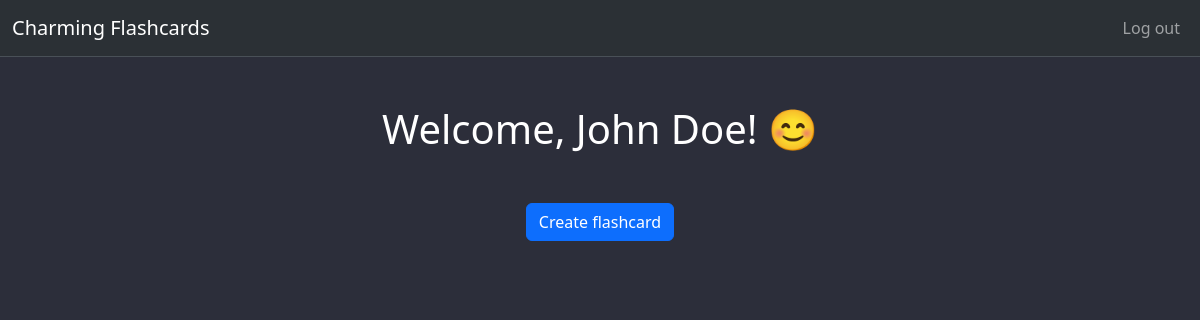
Page /sets (signed in) on the earlier database version.
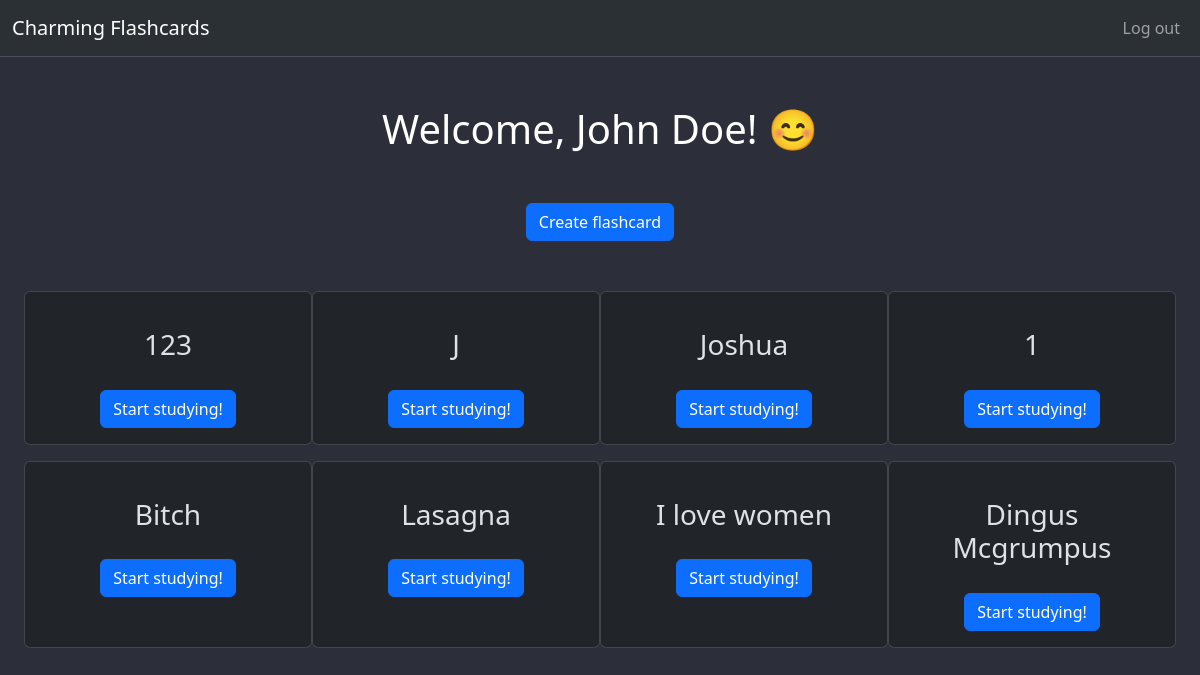
Same page on the later database version.
### tables this page shows
CREATE TABLE user_info (
    user_id INTEGER PRIMARY KEY,
    user_name TEXT NOT NULL,
    hash TEXT NOT NULL
);

CREATE TABLE card_list (
    id INTEGER PRIMARY KEY,
    card_title TEXT NOT NULL,
    user_id INTEGER,
    FOREIGN KEY (user_id) REFERENCES user_info(user_id)
);

### app.py (the view, shortened to what this page needs)
@app.route("/sets", methods=["GET", "POST"])
def user_sets():
    user_logged = 'user' in session
    main_db = get_db()
    main_db.row_factory = make_dicts
    main_cursor = main_db.cursor()
    retrieve_id = main_cursor.execute(
        "SELECT user_id FROM user_info WHERE user_name = ?",
            (session["user"],)
    )
    id = retrieve_id.fetchone()
    info = main_cursor.execute(
        "SELECT card_title FROM card_list WHERE user_id = ?", (id["user_id"],)
    )
    all_titles = info.fetchall()
    return render_template("index.html", logged=user_logged,
                            name=session["user"], flashcards=all_titles)

### app.py (called while the page is built)
def get_db():
    db = getattr(g, '_database', None)
    if db is None:
        db = g._database = sqlite3.connect(DATABASE)
    return db

@app.teardown_appcontext
def close_connection(exception):
    db = getattr(g, '_database', None)
    if db is not None:
        db.close()

def make_dicts(cursor, row):
    return dict((cursor.description[idx][0], value)
                for idx, value in enumerate(row))

### templates/index.html (shortened to what this page needs)
{% extends "layout.html" %}
{% block body %}
<h1 class="text-center">Welcome, {{ name }}! &#128522;</h1>
 <div class="d-flex justify-content-center">
    <button type="button" class="btn btn-primary" data-bs-toggle="modal" data-bs-target="#exampleModal">
        Create flashcard
    </button>
 </div>
  <div data-bs-theme="dark" style="padding: 50x;" class="card-container d-flex align-content-start justify-content-center flex-wrap">
    {% for card in flashcards %}
      <div class="card text-center mb-3" style="width: 18rem;">
        <div class="card-body">
          <h3 style="padding: 20px;" class="card-title">
            {{ card.card_title }}
          </h3>
          <a href="#" class="btn btn-primary">Start studying!</a>
        </div>
      </div>
    {% endfor %}
  </div>
{% endblock %}

### templates/layout.html (shortened to what this page needs)
<!DOCTYPE html>
<html lang="en">
    <head>
        <link rel="stylesheet" href="{{ url_for('static', filename='styles.css') }}">
        <link href="https://cdn.jsdelivr.net/npm/bootstrap@5.3.3/dist/css/bootstrap.min.css" rel="stylesheet">
    </head>
    <body style="background-color: #2C2E3A">
        <nav data-bs-theme="dark" class="navbar navbar-expand-lg bg-body-tertiary border-bottom">
          <div class="container-fluid">
            <a class="navbar-brand">Charming Flashcards</a>
            <div class="collapse navbar-collapse" id="navbarNav">
              <ul class="navbar-nav ms-auto">
                {% if not logged %}
                  <li class="nav-item">
                    <a class="nav-link" aria-current="page" href="/">Sign up</a>
                  </li>
                  <li class="nav-item">
                    <a class="nav-link" href="/login">Log in</a>
                  </li>
                {% else %}
                  <li class="nav-item">
                    <a class="nav-link" href="/login">Log out</a>
                  </li>
                {% endif %}
              </ul>
            </div>
          </div>
        </nav>
        <div class="mt-5">
            {%block body %}{% endblock %}
        </div>
    </body>
</html>

### static/styles.css (style rules this page uses)
* { color: white; }
.d-flex { margin-top: 50px; }

Differences in the rows shown:
added card_list: card_title "123"
added card_list: card_title "J"
added card_list: card_title "Joshua"
added card_list: card_title "1"
added card_list: card_title "Bitch"
added card_list: card_title "Lasagna"
added card_list: card_title "I love women"
added card_list: card_title "Dingus Mcgrumpus"
